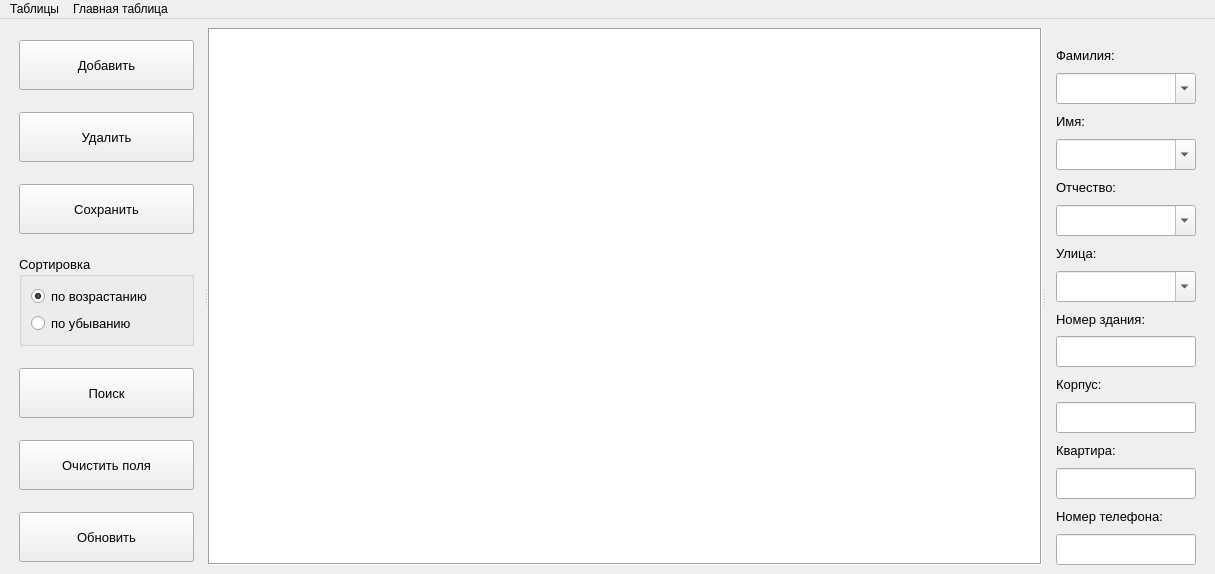
<?xml version="1.0" encoding="UTF-8"?>
<ui version="4.0">
 <class>MainWindow</class>
 <widget class="QMainWindow" name="MainWindow">
  <property name="geometry">
   <rect>
    <x>0</x>
    <y>0</y>
    <width>1215</width>
    <height>574</height>
   </rect>
  </property>
  <property name="minimumSize">
   <size>
    <width>1215</width>
    <height>0</height>
   </size>
  </property>
  <property name="windowTitle">
   <string>Телефонный справочник</string>
  </property>
  <widget class="QWidget" name="centralwidget">
   <property name="minimumSize">
    <size>
     <width>1100</width>
     <height>0</height>
    </size>
   </property>
   <layout class="QGridLayout" name="gridLayout">
    <item row="0" column="0">
     <widget class="QSplitter" name="splitter">
      <property name="orientation">
       <enum>Qt::Horizontal</enum>
      </property>
      <widget class="QWidget" name="layoutWidget">
       <property name="minimumSize">
        <size>
         <width>170</width>
         <height>50</height>
        </size>
       </property>
       <layout class="QVBoxLayout" name="verticalLayout_3">
        <property name="spacing">
         <number>20</number>
        </property>
        <property name="sizeConstraint">
         <enum>QLayout::SetDefaultConstraint</enum>
        </property>
        <property name="leftMargin">
         <number>10</number>
        </property>
        <property name="topMargin">
         <number>10</number>
        </property>
        <property name="rightMargin">
         <number>10</number>
        </property>
        <property name="bottomMargin">
         <number>0</number>
        </property>
        <item>
         <widget class="QPushButton" name="pushButton">
          <property name="minimumSize">
           <size>
            <width>175</width>
            <height>50</height>
           </size>
          </property>
          <property name="font">
           <font>
            <pointsize>10</pointsize>
           </font>
          </property>
          <property name="text">
           <string>Добавить</string>
          </property>
         </widget>
        </item>
        <item>
         <widget class="QPushButton" name="pushButton_2">
          <property name="minimumSize">
           <size>
            <width>175</width>
            <height>50</height>
           </size>
          </property>
          <property name="font">
           <font>
            <pointsize>10</pointsize>
           </font>
          </property>
          <property name="text">
           <string>Удалить</string>
          </property>
         </widget>
        </item>
        <item>
         <widget class="QPushButton" name="pushButton_3">
          <property name="minimumSize">
           <size>
            <width>175</width>
            <height>50</height>
           </size>
          </property>
          <property name="font">
           <font>
            <pointsize>10</pointsize>
           </font>
          </property>
          <property name="text">
           <string>Сохранить</string>
          </property>
         </widget>
        </item>
        <item>
         <widget class="QGroupBox" name="groupBox">
          <property name="sizePolicy">
           <sizepolicy hsizetype="Preferred" vsizetype="Fixed">
            <horstretch>0</horstretch>
            <verstretch>0</verstretch>
           </sizepolicy>
          </property>
          <property name="minimumSize">
           <size>
            <width>175</width>
            <height>90</height>
           </size>
          </property>
          <property name="font">
           <font>
            <pointsize>10</pointsize>
           </font>
          </property>
          <property name="title">
           <string>Сортировка</string>
          </property>
          <layout class="QVBoxLayout" name="verticalLayout_2">
           <item>
            <widget class="QRadioButton" name="radioButton">
             <property name="text">
              <string>по возрастанию</string>
             </property>
             <property name="checked">
              <bool>true</bool>
             </property>
            </widget>
           </item>
           <item>
            <widget class="QRadioButton" name="radioButton_2">
             <property name="text">
              <string>по убыванию</string>
             </property>
            </widget>
           </item>
          </layout>
         </widget>
        </item>
        <item>
         <widget class="QPushButton" name="pushButton_4">
          <property name="minimumSize">
           <size>
            <width>175</width>
            <height>50</height>
           </size>
          </property>
          <property name="font">
           <font>
            <pointsize>10</pointsize>
           </font>
          </property>
          <property name="text">
           <string>Поиск</string>
          </property>
         </widget>
        </item>
        <item>
         <widget class="QPushButton" name="pushButton_5">
          <property name="minimumSize">
           <size>
            <width>175</width>
            <height>50</height>
           </size>
          </property>
          <property name="font">
           <font>
            <pointsize>10</pointsize>
           </font>
          </property>
          <property name="text">
           <string>Очистить поля</string>
          </property>
         </widget>
        </item>
        <item>
         <widget class="QPushButton" name="pushButton_6">
          <property name="minimumSize">
           <size>
            <width>175</width>
            <height>50</height>
           </size>
          </property>
          <property name="font">
           <font>
            <pointsize>10</pointsize>
           </font>
          </property>
          <property name="text">
           <string>Обновить</string>
          </property>
         </widget>
        </item>
       </layout>
      </widget>
      <widget class="QTableWidget" name="tableWidget">
       <property name="sizePolicy">
        <sizepolicy hsizetype="Expanding" vsizetype="Expanding">
         <horstretch>10</horstretch>
         <verstretch>0</verstretch>
        </sizepolicy>
       </property>
       <property name="minimumSize">
        <size>
         <width>800</width>
         <height>0</height>
        </size>
       </property>
       <property name="frameShape">
        <enum>QFrame::Box</enum>
       </property>
       <property name="horizontalScrollBarPolicy">
        <enum>Qt::ScrollBarAlwaysOff</enum>
       </property>
       <property name="sizeAdjustPolicy">
        <enum>QAbstractScrollArea::AdjustIgnored</enum>
       </property>
       <property name="editTriggers">
        <set>QAbstractItemView::NoEditTriggers</set>
       </property>
       <property name="defaultDropAction">
        <enum>Qt::IgnoreAction</enum>
       </property>
       <property name="alternatingRowColors">
        <bool>true</bool>
       </property>
       <property name="selectionMode">
        <enum>QAbstractItemView::SingleSelection</enum>
       </property>
       <property name="selectionBehavior">
        <enum>QAbstractItemView::SelectRows</enum>
       </property>
       <property name="textElideMode">
        <enum>Qt::ElideRight</enum>
       </property>
       <property name="gridStyle">
        <enum>Qt::SolidLine</enum>
       </property>
       <attribute name="horizontalHeaderCascadingSectionResizes">
        <bool>false</bool>
       </attribute>
       <attribute name="horizontalHeaderStretchLastSection">
        <bool>false</bool>
       </attribute>
       <attribute name="verticalHeaderStretchLastSection">
        <bool>false</bool>
       </attribute>
      </widget>
      <widget class="QWidget" name="layoutWidget">
       <layout class="QVBoxLayout" name="verticalLayout">
        <property name="spacing">
         <number>0</number>
        </property>
        <property name="sizeConstraint">
         <enum>QLayout::SetMaximumSize</enum>
        </property>
        <property name="leftMargin">
         <number>10</number>
        </property>
        <property name="topMargin">
         <number>10</number>
        </property>
        <property name="rightMargin">
         <number>10</number>
        </property>
        <property name="bottomMargin">
         <number>0</number>
        </property>
        <item>
         <widget class="QLabel" name="label">
          <property name="sizePolicy">
           <sizepolicy hsizetype="Preferred" vsizetype="Preferred">
            <horstretch>0</horstretch>
            <verstretch>0</verstretch>
           </sizepolicy>
          </property>
          <property name="minimumSize">
           <size>
            <width>140</width>
            <height>31</height>
           </size>
          </property>
          <property name="font">
           <font>
            <pointsize>10</pointsize>
           </font>
          </property>
          <property name="text">
           <string>Фамилия:</string>
          </property>
         </widget>
        </item>
        <item>
         <widget class="QComboBox" name="comboBox">
          <property name="sizePolicy">
           <sizepolicy hsizetype="Preferred" vsizetype="Fixed">
            <horstretch>0</horstretch>
            <verstretch>0</verstretch>
           </sizepolicy>
          </property>
          <property name="minimumSize">
           <size>
            <width>140</width>
            <height>31</height>
           </size>
          </property>
          <property name="font">
           <font>
            <pointsize>10</pointsize>
           </font>
          </property>
          <property name="acceptDrops">
           <bool>false</bool>
          </property>
          <property name="editable">
           <bool>true</bool>
          </property>
         </widget>
        </item>
        <item>
         <widget class="QLabel" name="label_2">
          <property name="sizePolicy">
           <sizepolicy hsizetype="Preferred" vsizetype="Preferred">
            <horstretch>0</horstretch>
            <verstretch>0</verstretch>
           </sizepolicy>
          </property>
          <property name="minimumSize">
           <size>
            <width>140</width>
            <height>31</height>
           </size>
          </property>
          <property name="font">
           <font>
            <pointsize>10</pointsize>
           </font>
          </property>
          <property name="text">
           <string>Имя:</string>
          </property>
         </widget>
        </item>
        <item>
         <widget class="QComboBox" name="comboBox_2">
          <property name="minimumSize">
           <size>
            <width>140</width>
            <height>31</height>
           </size>
          </property>
          <property name="font">
           <font>
            <pointsize>10</pointsize>
           </font>
          </property>
          <property name="acceptDrops">
           <bool>false</bool>
          </property>
          <property name="editable">
           <bool>true</bool>
          </property>
         </widget>
        </item>
        <item>
         <widget class="QLabel" name="label_3">
          <property name="sizePolicy">
           <sizepolicy hsizetype="Preferred" vsizetype="Preferred">
            <horstretch>0</horstretch>
            <verstretch>0</verstretch>
           </sizepolicy>
          </property>
          <property name="minimumSize">
           <size>
            <width>140</width>
            <height>31</height>
           </size>
          </property>
          <property name="font">
           <font>
            <pointsize>10</pointsize>
           </font>
          </property>
          <property name="text">
           <string>Отчество:</string>
          </property>
         </widget>
        </item>
        <item>
         <widget class="QComboBox" name="comboBox_3">
          <property name="sizePolicy">
           <sizepolicy hsizetype="Preferred" vsizetype="Fixed">
            <horstretch>0</horstretch>
            <verstretch>0</verstretch>
           </sizepolicy>
          </property>
          <property name="minimumSize">
           <size>
            <width>140</width>
            <height>31</height>
           </size>
          </property>
          <property name="font">
           <font>
            <pointsize>10</pointsize>
           </font>
          </property>
          <property name="acceptDrops">
           <bool>false</bool>
          </property>
          <property name="editable">
           <bool>true</bool>
          </property>
         </widget>
        </item>
        <item>
         <widget class="QLabel" name="label_4">
          <property name="sizePolicy">
           <sizepolicy hsizetype="Preferred" vsizetype="Preferred">
            <horstretch>0</horstretch>
            <verstretch>0</verstretch>
           </sizepolicy>
          </property>
          <property name="minimumSize">
           <size>
            <width>140</width>
            <height>31</height>
           </size>
          </property>
          <property name="font">
           <font>
            <pointsize>10</pointsize>
           </font>
          </property>
          <property name="text">
           <string>Улица:</string>
          </property>
         </widget>
        </item>
        <item>
         <widget class="QComboBox" name="comboBox_4">
          <property name="sizePolicy">
           <sizepolicy hsizetype="Preferred" vsizetype="Fixed">
            <horstretch>0</horstretch>
            <verstretch>0</verstretch>
           </sizepolicy>
          </property>
          <property name="minimumSize">
           <size>
            <width>140</width>
            <height>31</height>
           </size>
          </property>
          <property name="font">
           <font>
            <pointsize>10</pointsize>
           </font>
          </property>
          <property name="acceptDrops">
           <bool>false</bool>
          </property>
          <property name="editable">
           <bool>true</bool>
          </property>
         </widget>
        </item>
        <item>
         <widget class="QLabel" name="label_5">
          <property name="sizePolicy">
           <sizepolicy hsizetype="Preferred" vsizetype="Preferred">
            <horstretch>0</horstretch>
            <verstretch>0</verstretch>
           </sizepolicy>
          </property>
          <property name="minimumSize">
           <size>
            <width>140</width>
            <height>31</height>
           </size>
          </property>
          <property name="font">
           <font>
            <pointsize>10</pointsize>
           </font>
          </property>
          <property name="text">
           <string>Номер здания:</string>
          </property>
         </widget>
        </item>
        <item>
         <widget class="QLineEdit" name="lineEdit">
          <property name="sizePolicy">
           <sizepolicy hsizetype="Expanding" vsizetype="Fixed">
            <horstretch>0</horstretch>
            <verstretch>0</verstretch>
           </sizepolicy>
          </property>
          <property name="minimumSize">
           <size>
            <width>140</width>
            <height>31</height>
           </size>
          </property>
          <property name="font">
           <font>
            <pointsize>10</pointsize>
           </font>
          </property>
         </widget>
        </item>
        <item>
         <widget class="QLabel" name="label_6">
          <property name="sizePolicy">
           <sizepolicy hsizetype="Preferred" vsizetype="Preferred">
            <horstretch>0</horstretch>
            <verstretch>0</verstretch>
           </sizepolicy>
          </property>
          <property name="minimumSize">
           <size>
            <width>140</width>
            <height>31</height>
           </size>
          </property>
          <property name="font">
           <font>
            <pointsize>10</pointsize>
           </font>
          </property>
          <property name="text">
           <string>Корпус:</string>
          </property>
         </widget>
        </item>
        <item>
         <widget class="QLineEdit" name="lineEdit_2">
          <property name="sizePolicy">
           <sizepolicy hsizetype="Expanding" vsizetype="Fixed">
            <horstretch>0</horstretch>
            <verstretch>0</verstretch>
           </sizepolicy>
          </property>
          <property name="minimumSize">
           <size>
            <width>140</width>
            <height>31</height>
           </size>
          </property>
          <property name="font">
           <font>
            <pointsize>10</pointsize>
           </font>
          </property>
         </widget>
        </item>
        <item>
         <widget class="QLabel" name="label_7">
          <property name="sizePolicy">
           <sizepolicy hsizetype="Preferred" vsizetype="Preferred">
            <horstretch>0</horstretch>
            <verstretch>0</verstretch>
           </sizepolicy>
          </property>
          <property name="minimumSize">
           <size>
            <width>140</width>
            <height>31</height>
           </size>
          </property>
          <property name="font">
           <font>
            <pointsize>10</pointsize>
           </font>
          </property>
          <property name="text">
           <string>Квартира:</string>
          </property>
         </widget>
        </item>
        <item>
         <widget class="QLineEdit" name="lineEdit_3">
          <property name="sizePolicy">
           <sizepolicy hsizetype="Expanding" vsizetype="Fixed">
            <horstretch>0</horstretch>
            <verstretch>0</verstretch>
           </sizepolicy>
          </property>
          <property name="minimumSize">
           <size>
            <width>140</width>
            <height>31</height>
           </size>
          </property>
          <property name="font">
           <font>
            <pointsize>10</pointsize>
           </font>
          </property>
         </widget>
        </item>
        <item>
         <widget class="QLabel" name="label_8">
          <property name="sizePolicy">
           <sizepolicy hsizetype="Preferred" vsizetype="Preferred">
            <horstretch>0</horstretch>
            <verstretch>0</verstretch>
           </sizepolicy>
          </property>
          <property name="minimumSize">
           <size>
            <width>140</width>
            <height>31</height>
           </size>
          </property>
          <property name="font">
           <font>
            <pointsize>10</pointsize>
           </font>
          </property>
          <property name="toolTip">
           <string>&lt;html&gt;&lt;head/&gt;&lt;body&gt;&lt;p&gt;Можно использовать спец. символы:&lt;br/&gt;_ - любой один символ&lt;/p&gt;&lt;p&gt;% - любая последовательность символов(от 0 и более)&lt;/p&gt;&lt;p&gt;[] - диапазон или последовательность символов&lt;br/&gt;[^] - исключающий диапазон или последовательность символов&lt;/p&gt;&lt;/body&gt;&lt;/html&gt;</string>
          </property>
          <property name="text">
           <string>Номер телефона:</string>
          </property>
         </widget>
        </item>
        <item>
         <widget class="QLineEdit" name="lineEdit_4">
          <property name="sizePolicy">
           <sizepolicy hsizetype="Expanding" vsizetype="Fixed">
            <horstretch>0</horstretch>
            <verstretch>0</verstretch>
           </sizepolicy>
          </property>
          <property name="minimumSize">
           <size>
            <width>140</width>
            <height>31</height>
           </size>
          </property>
          <property name="font">
           <font>
            <pointsize>10</pointsize>
           </font>
          </property>
          <property name="toolTip">
           <string>&lt;html&gt;&lt;head/&gt;&lt;body&gt;&lt;p&gt;Можно использовать спец. символы:&lt;br/&gt;_ - любой один символ&lt;/p&gt;&lt;p&gt;% - любая последовательность символов(от 0 и более)&lt;/p&gt;&lt;p&gt;[] - диапазон или последовательность символов&lt;br/&gt;[^] - исключающий диапазон или последовательность символов&lt;/p&gt;&lt;/body&gt;&lt;/html&gt;</string>
          </property>
         </widget>
        </item>
       </layout>
      </widget>
     </widget>
    </item>
   </layout>
  </widget>
  <widget class="QMenuBar" name="menubar">
   <property name="geometry">
    <rect>
     <x>0</x>
     <y>0</y>
     <width>1215</width>
     <height>26</height>
    </rect>
   </property>
   <widget class="QMenu" name="menu">
    <property name="font">
     <font>
      <pointsize>10</pointsize>
     </font>
    </property>
    <property name="title">
     <string>Таблицы</string>
    </property>
    <addaction name="action"/>
    <addaction name="action_2"/>
    <addaction name="action_3"/>
    <addaction name="action_4"/>
   </widget>
   <widget class="QMenu" name="menu_3">
    <property name="title">
     <string>Главная таблица</string>
    </property>
    <addaction name="action_5"/>
    <addaction name="action_6"/>
   </widget>
   <addaction name="menu"/>
   <addaction name="menu_3"/>
  </widget>
  <action name="action">
   <property name="text">
    <string>Фамилии</string>
   </property>
   <property name="font">
    <font>
     <pointsize>10</pointsize>
    </font>
   </property>
  </action>
  <action name="action_2">
   <property name="text">
    <string>Имена</string>
   </property>
   <property name="font">
    <font>
     <pointsize>10</pointsize>
    </font>
   </property>
  </action>
  <action name="action_3">
   <property name="text">
    <string>Отчества</string>
   </property>
   <property name="font">
    <font>
     <pointsize>10</pointsize>
    </font>
   </property>
  </action>
  <action name="action_4">
   <property name="text">
    <string>Улицы</string>
   </property>
   <property name="font">
    <font>
     <pointsize>10</pointsize>
    </font>
   </property>
  </action>
  <action name="action_5">
   <property name="text">
    <string>Обновить</string>
   </property>
  </action>
  <action name="action_6">
   <property name="text">
    <string>Очистить поля</string>
   </property>
  </action>
 </widget>
 <resources/>
 <connections/>
</ui>
